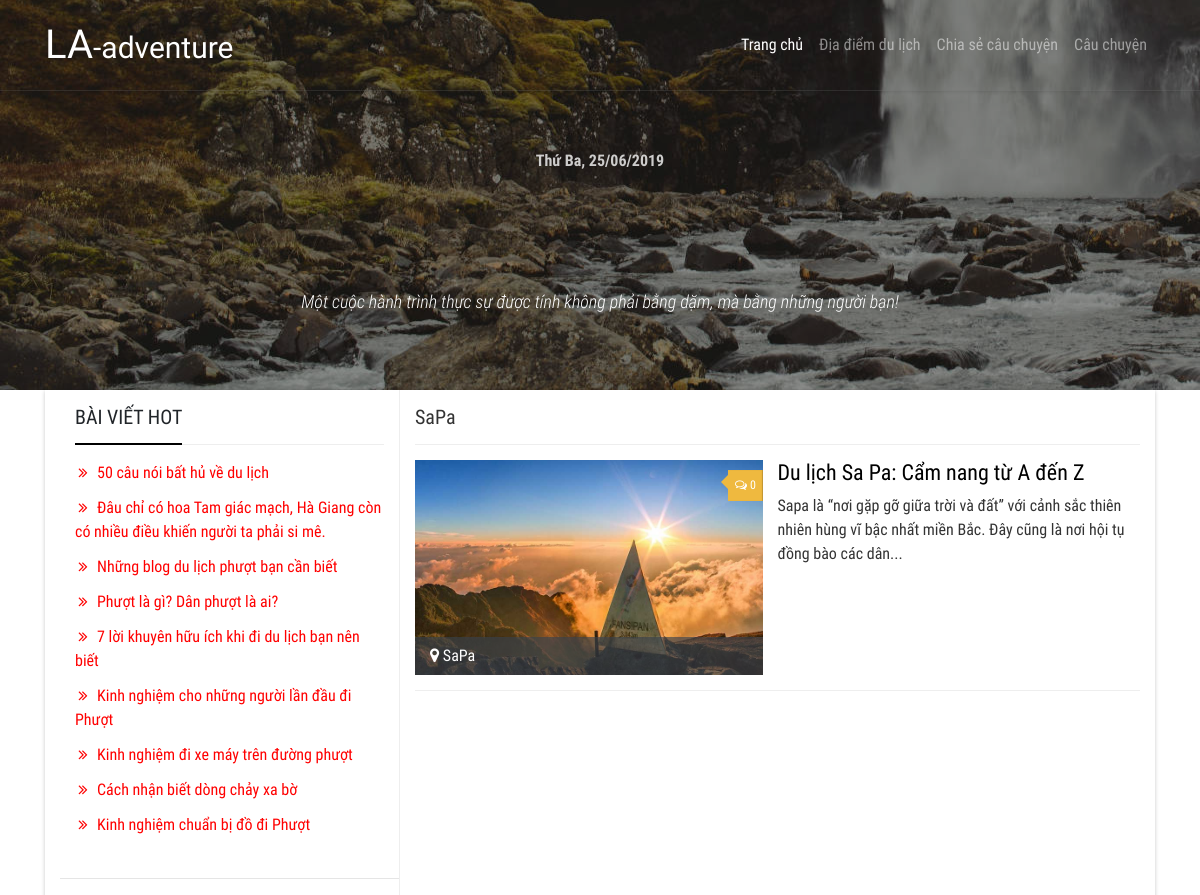
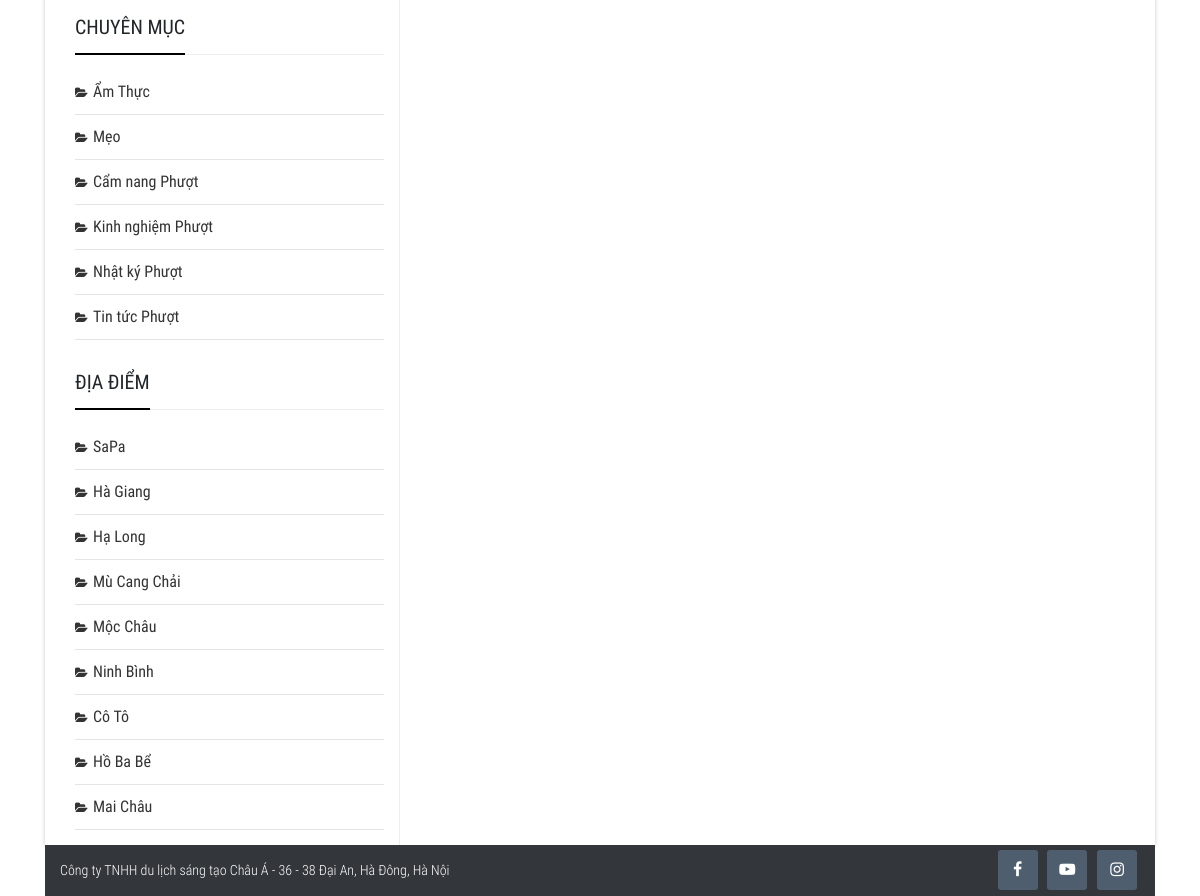
The app's page /diadiem.php?id=5 with its own data (2 pictures, top to bottom).
### tables this page shows
CREATE TABLE `tintuc` (
  `id` int(11) NOT NULL,
  `danhmuc_id` int(11) NOT NULL,
  `tintuc_ten` varchar(150) NOT NULL,
  `tintuc_mota` text NOT NULL,
  `tintuc_noidung` text NOT NULL,
  `tintuc_anh` varchar(1000) NOT NULL,
  `tintuc_ngaytao` date NOT NULL,
  `tintuc_hot` tinyint(4) NOT NULL
);

CREATE TABLE `danhmuc` (
  `id` int(11) NOT NULL,
  `danhmuc_ten` varchar(100) NOT NULL,
  `danhmuc_vitri` int(11) NOT NULL,
  `danhmuc_ngaytao` date NOT NULL
);

CREATE TABLE `diadiem` (
  `id` int(11) NOT NULL,
  `diadiem_ten` varchar(150) NOT NULL,
  `diadiem_anh` varchar(100) NOT NULL,
  `diadiem_ngaytao` date NOT NULL,
  `diadiem_vitri` int(11) NOT NULL
);

CREATE TABLE `baiviet_diadiem` (
  `id` int(11) NOT NULL,
  `diadiem_id` int(11) NOT NULL,
  `baiviet_diadiem_ten` varchar(150) NOT NULL,
  `baiviet_diadiem_mota` text NOT NULL,
  `baiviet_diadiem_anh` varchar(100) NOT NULL,
  `baiviet_diadiem_noidung` text NOT NULL,
  `baiviet_diadiem_ngaytao` date NOT NULL,
  `baiviet_diadiem_hot` tinyint(4) NOT NULL
);

### includes/functions.php (called while the page is built, shortened)
<?php
    function validate_id($id) {
        if(isset($id) && filter_var($id, FILTER_VALIDATE_INT, array('min_range' =>1))) {
            $val_id = $id;
            return $val_id;
        } else {
            return NULL;
        }
    }
    function the_excerpt($text, $string = 400) {
        $sanitized = strip_tags($text);
        if(strlen($sanitized) > $string) {
            $cutString = substr($sanitized,0,$string);
            $words = substr($sanitized, 0, strrpos($cutString, ' '));
            return $words .'...';
        } else {
            return $sanitized;
        }
    }
    function fetch_categories_location($display = 5, $id) {
        global $dbc;
        $start = (isset($_GET['s']) && filter_var($_GET['s'], FILTER_VALIDATE_INT, array('min_range' => 1))) ? $_GET['s'] : 0;
        $query = "SELECT l.baiviet_diadiem_hot ,l.id ,l.baiviet_diadiem_ten, l.baiviet_diadiem_mota, l.baiviet_diadiem_noidung, l.baiviet_diadiem_anh, DATE_FORMAT(l.baiviet_diadiem_ngaytao, '%d Tháng %m, %y') AS date, c.diadiem_ten, c.id AS catid";
        $query .= " FROM baiviet_diadiem AS l ";
        $query .= " INNER JOIN diadiem AS c ";
        $query .= " ON l.diadiem_id = c.id WHERE c.id = '{$id}' ORDER BY l.baiviet_diadiem_hot DESC LIMIT {$start}, {$display}";
        $result = $dbc->query($query);
        if($result->num_rows > 0) {
            $posts = array();
            while($results = $result->fetch_array(MYSQLI_ASSOC)) {
                $posts[] = $results;
            }
            return $posts;
        } else {
            return FALSE;
        }
    }
    function countComment($type, $id) {
        global $dbc;
        $query = "SELECT count(id) FROM binhluan WHERE binhluan_kieu = '{$type}' AND foreign_id = {$id}";
        $result = $dbc->query($query);
        if($result->num_rows > 0) {
            list($count) = $result->fetch_array(MYSQLI_NUM);
          return $count;
        } else{
          return FALSE;
        }
    }
?>

### diadiem.php (the view, shortened to what this page needs)
<?php include('includes/mysqli_connect.php');?>
<?php include('includes/functions.php');?>
<?php include('includes/header_sub.php');?>
<?php
if($id = validate_id($_GET['id'])) {
    $display = 4;
    $posts = fetch_categories_location($display, $id);
    $type = 'diadiem';
} else {
    redirect_to();
}
 ?>
<main id="main">
  <div class="container">
    <div class="row">
      <div class="col-md-12">
        <div class="wrapper-main">
          <div class="row m-0">
            <div class="col-md-4 p-0">
              <?php include('includes/sidebar.php');?>
            </div>
            <div class="col-md-8 p-0">
              <div class="wrapper-main-content">
                <h2 class="title"><?php echo isset($posts[0]["diadiem_ten"]) ? $posts[0]["diadiem_ten"] : "ĐỊA ĐIỂM"; ?></h2>
                <div class="row">
                  <div class="col-md-12">
                    <div class="box-content">
                      <div class='location-layout'>
                        <div class="row">
                          <?php
                          if(!empty($posts)){
                            foreach ($posts as $post) {
                              $countComment = countComment($type, $post['id']);
                              if($countComment > 0) {
                                $count = $countComment;
                              } else {
                                $count = 0;
                              }
                             echo "
                              <div class='item_wrap clearfix'>
                                <div class='image_wrap'>
                                  <a href='chitietdiadiem.php?id={$post['id']}'>
                                    <img src='".BASE_URL."/admin/uploads/images/{$post['baiviet_diadiem_anh']}' class='img-fluid' alt=''>
                                  </a>
                                  <a class='post-comments' href='chitietdiadiem.php?id={$post['id']}#disscuss'><span><i class='fa fa-comments-o'></i>{$count}</span></a>
                                  <a href='diadiem.php?id={$post['catid']}'><div class='location-icon'><i class='fa fa-map-marker' aria-hidden='true'></i> {$post['diadiem_ten']}</div></a>
                                </div>
                                <div class='details_wrap'>
                                  <div class='information_wrapper'>
                                      <h2 class='name'><a href='chitietdiadiem.php?id={$post['id']}'>{$post['baiviet_diadiem_ten']}</a></h2>
                                      <div class='description'>".the_excerpt($post['baiviet_diadiem_mota'], 250)."</div>
                                  </div>
                                </div>
                              </div>
                              ";
                            }
                          } else {
                            $messages = "<p>Không có bài viết nào</p>";
                          }
                          ?>
                        </div>
                      </div>
                    </div>
                  </div>
                </div>
              </div>
            </div>
          </div>
        </div>
      </div>
    </div>
  </div>
</main>
<?php include('includes/footer.php');?>

### includes/sidebar.php (shortened to what this page needs)
<aside id="aside">
  <div class="sidebar-sticky">
    <div class="wrapper-post-hot">
      <h3 class="title-side">
        <span>Bài viết hot</span>
      </h3>
      <ul class="list-post-hot">
        <?php
          $query = "SELECT id, tintuc_ten FROM tintuc WHERE tintuc_hot = 1 ORDER BY id ASC LIMIT 0, 10";
          $result = $dbc->query($query);
          while ($news = $result->fetch_array(MYSQLI_ASSOC)) {
              echo "<li><a href='single.php?id={$news['id']}'";
              echo ">".$news['tintuc_ten']. "</a></li>";
          }
         ?>
      </ul>
    </div>
    <hr>
    <div class="wrapper-categories">
      <h3 class="title-side">
        <span>Chuyên mục</span>
      </h3>
      <ul>
        <?php
          $query = "SELECT * FROM danhmuc ORDER BY id ASC";
          $result = $dbc->query($query);
          while ($cats = $result->fetch_array(MYSQLI_ASSOC)) {
              echo "<li class='cat-item'><a href='danhmuctintuc.php?id={$cats['id']}'";
              echo ">".$cats['danhmuc_ten']. "</a></li>";
          }
         ?>
      </ul>
    </div>
    <div class="wrapper-categories">
      <h3 class="title-side">
        <span>Địa điểm</span>
      </h3>
      <ul>
        <?php
          $query = "SELECT * FROM diadiem ORDER BY id ASC";
          $result = $dbc->query($query);
          while ($location = $result->fetch_array(MYSQLI_ASSOC)) {
              echo "<li class='cat-item'><a href='diadiem.php?id={$location['id']}'";
              echo ">".$location['diadiem_ten']. "</a></li>";
          }
         ?>
      </ul>
    </div>
  </div>
</aside>

### assets/css/style.css (style rules this page uses)
a { text-decoration: none !important; }
a, a:after, a:before { -webkit-transition: all .2s ease; -moz-transition: all .2s ease; -o-transition: all .2s ease; transition: all .2s ease; }
body { background: #fff;max-width: 1920px;margin: 0 auto;-webkit-box-shadow: 0 1px 1px rgba(0,0,0,.1);box-shadow: 0 1px 1px rgba(0, 0, 0, 0.21); }
ul { list-style: none;padding: 0;margin-bottom: 0; }
#aside { background: #fff;height: 100%;border-right: 1px solid #eee;margin: 0 15px; }
.wrapper-main { background: #fff; -webkit-box-shadow: 0 1px 1px rgba(0,0,0,.1); box-shadow: 0 1px 4px rgba(0, 0, 0, 0.21); }
body { font-family: 'Roboto Condensed', Arial, sans-serif; }
.title-side { font-size: 20px;font-weight: 500;text-transform: uppercase;margin-bottom: 15px;border-bottom: 1px solid #eee;padding: 0px 0 15px 0; }
.title-side span { position: relative; }
.title-side span:before { content: ""; height: 2px; width: 100%; display: block; background: #000; position: absolute; bottom: -16px; }
.list-post-hot li a { font-weight: 500;color: red; }
.list-post-hot li:before { content: "\f101"; font-family: FontAwesome; margin-right: 6px; color: red; display: inline-block!important; width: 1em; text-align: center; }
.sidebar-sticky { position: -webkit-sticky; position: sticky; top: 0; }
.wrapper-post-hot,.wrapper-categories { padding: 15px; }
.wrapper-categories .cat-item { padding: 10px 0; border-bottom: 1px solid #e4e4e4; }
.wrapper-categories .cat-item a { color: #333; }
.wrapper-categories .cat-item a::before { content: "\f07c"; font-family: FontAwesome; font-size: 12px; margin-right: 6px; color: #333; display: inline-block!important; width: 1em; text-align: center; }
h2.title { color: #333; font-size: 20px; padding: 15px 0 15px; border-bottom: 1px solid #eee; margin-bottom: 0; }
.wrapper-main-content { background:#fff;margin-right: 15px; }
.box-content { padding: 15px; }
.post-comments { background: #efb93f; font-size: .75rem; line-height: 1.66rem; color: #fff; display: block; position: absolute; top: 10px; right: 0; -webkit-box-shadow: inset -1px 0 1px rgba(0,0,0,.2); box-shadow: inset -1px 0 1px rgba(0,0,0,.2); }
.post-comments>span { display: block; position: relative; padding: 2px 7px; }
.post-comments>span:before { content: ''; display: inline-block; border-left: 9px solid transparent; border-right: 9px solid #efb93f; border-top: 9px solid transparent; border-bottom: 9px solid transparent; position: absolute; top: 3px; left: -16px; }
.post-comments i { margin-right: 3px; }
.list-post-hot li { margin-bottom: 10px; }
.location-layout .item_wrap { margin-bottom:15px;padding-bottom:15px;border-bottom:1px solid #eee; }
.location-layout .image_wrap { width: 48%;float:left;position: relative; }
.location-layout .details_wrap { margin-left: 50%; }
.location-layout .image_wrap .location-icon { position: absolute; bottom: 0; left: 0; right: 0; background: #38414ca3; color: #fff; padding: 7px 15px; }
.location-layout .name a { color: #000; }
.location-layout .name { font-size: 1.375em }
.location-layout .description { color: #333;font-size:1em; }
.image_wrap img { max-height:215px;object-fit: cover;width: 100%; }

### records on screen
tintuc: tintuc_ten "50 câu nói bất hủ về du lịch"
tintuc: tintuc_ten "Đâu chỉ có hoa Tam giác mạch, Hà Giang còn có nhiều điều khiến người ta phải si mê."
tintuc: tintuc_ten "Những blog du lịch phượt bạn cần biết"
tintuc: tintuc_ten "Phượt là gì? Dân phượt là ai?"
tintuc: tintuc_ten "7 lời khuyên hữu ích khi đi du lịch bạn nên biết"
tintuc: tintuc_ten "Kinh nghiệm cho những người lần đầu đi Phượt"
tintuc: tintuc_ten "Kinh nghiệm đi xe máy trên đường phượt"
tintuc: tintuc_ten "Cách nhận biết dòng chảy xa bờ"
tintuc: tintuc_ten "Kinh nghiệm chuẩn bị đồ đi Phượt"
danhmuc: danhmuc_ten "Ẩm Thực"
danhmuc: danhmuc_ten "Mẹo"
danhmuc: danhmuc_ten "Cẩm nang Phượt"
danhmuc: danhmuc_ten "Kinh nghiệm Phượt"
danhmuc: danhmuc_ten "Nhật ký Phượt"
danhmuc: danhmuc_ten "Tin tức Phượt"
diadiem: diadiem_ten "SaPa"
diadiem: diadiem_ten "Hà Giang"
diadiem: diadiem_ten "Hạ Long"
diadiem: diadiem_ten "Mù Cang Chải"
diadiem: diadiem_ten "Mộc Châu"
diadiem: diadiem_ten "Ninh Bình"
diadiem: diadiem_ten "Cô Tô"
diadiem: diadiem_ten "Hồ Ba Bể"
diadiem: diadiem_ten "Mai Châu"
baiviet_diadiem: diadiem.diadiem_ten "SaPa", baiviet_diadiem_anh (picture), count "0", baiviet_diadiem_ten "Du lịch Sa Pa: Cẩm nang từ A đến Z", baiviet_diadiem_mota "Sapa là “nơi gặp gỡ giữa trời và đất” với cảnh sắc thiên nhiên hùng vĩ bậc nhất miền Bắc. Đây cũng là nơi hội tụ đồng bào các dân..."
